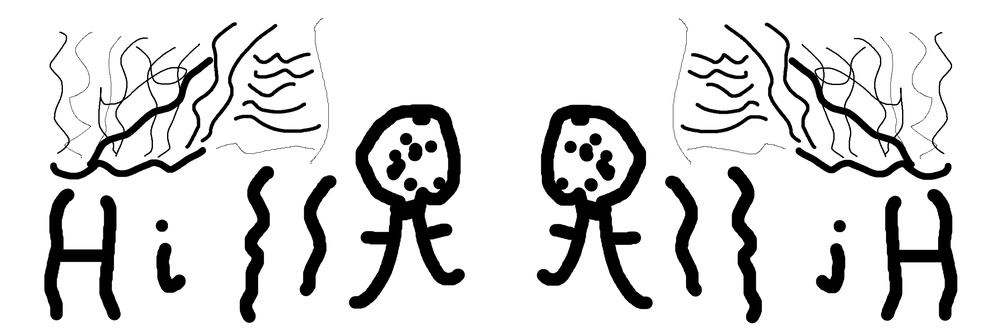
#> input picture Full_reflect_img.png, 1000 x 333 px, shrunk from 2400 x 799 before the run
$ python compare_reflections.py Full_reflect_img.png
#> lines starting #> are read from the running program, lines starting #| are printed output that depends on the picture; after the words box and inside, x2 and y2 are one past the last pixel; in counts of white or black regions, pixels touching at a corner belong together
### create_mask.py

import cv2
import numpy as np
from skimage import io, util
from skimage.filters import threshold_otsu
import argparse
import os

def create_mask(image_path, side):
    """
    Loads an image, applies adaptive equalization, crops to the specified side,
    and creates a binary mask of the vertical feature.
    Returns the mask as a NumPy array.
    """
    # Load the image
    img = cv2.imread(image_path, cv2.IMREAD_GRAYSCALE)
    if img is None:
        print(f"Error: Could not load image from {image_path}")
        return None

    # Adjust contrast and brightness
    adjusted = cv2.convertScaleAbs(img, alpha=1.1, beta=-10)

    # Apply adaptive equalization
    clahe = cv2.createCLAHE(clipLimit=4.0, tileGridSize=(8,8))
    img_eq = clahe.apply(adjusted)

    # Crop the specified side of the image
    height, width = img.shape
    if side == 'left':
        cropped_side = img_eq[:, :width//2]
    elif side == 'right':
        cropped_side = img_eq[:, width//2:]
    else:
        print("Error: Invalid side specified. Choose 'left' or 'right'.")
        return None

    # Threshold the image to create a mask
    thresh = threshold_otsu(cropped_side)
    mask = cropped_side > thresh
    return util.img_as_ubyte(mask)

# [12 lines that do not run on import are left out]

### compare_reflections.py

import numpy as np
import cv2
import argparse
from create_mask import create_mask

def dice_coefficient(mask1, mask2):
    """Calculates the Dice similarity coefficient between two binary masks."""
    # Ensure masks are boolean
    mask1 = mask1.astype(bool)
    mask2 = mask2.astype(bool)

    intersection = np.sum(mask1 & mask2)
    total = np.sum(mask1) + np.sum(mask2)

    if total == 0:
        return 1.0  # Both masks are empty, perfect match

    return 2. * intersection / total

if __name__ == "__main__":
    parser = argparse.ArgumentParser(description='Compare reflections in an image by flipping and comparing masks.')
    parser.add_argument('image_path', type=str, help='The path to the input image.')
    args = parser.parse_args()

    # Generate left and right masks
    left_mask = create_mask(args.image_path, 'left')
#> in create_mask, img is the input picture: shape (333, 1000); min 0, max 255, mean 219.5
#> in create_mask, `img_eq = clahe.apply(adjusted)`:
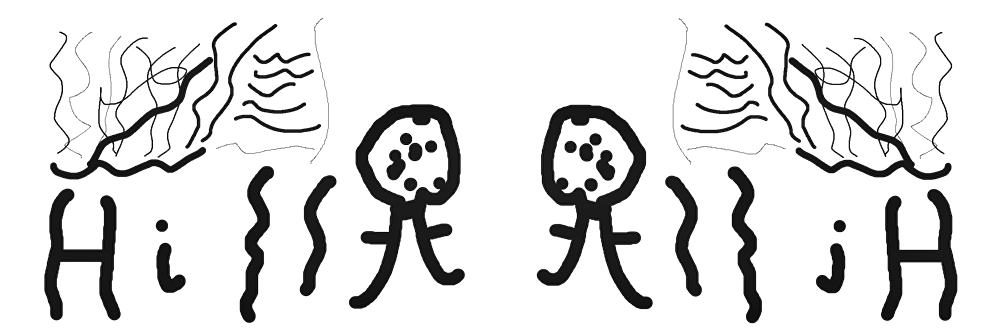
#> img_eq: shape (333, 1000); min 1, max 255, mean 222.4
#> in create_mask, `cropped_side = img_eq[:, :width//2]`:
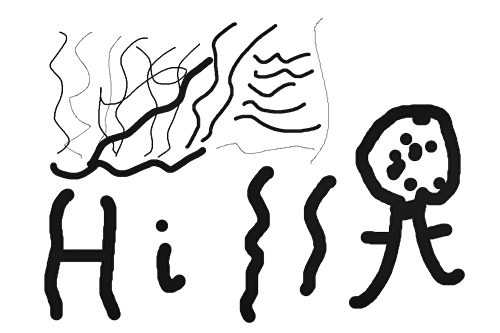
#> cropped_side: shape (333, 500); min 1, max 255, mean 222.4
#> in create_mask, `thresh = threshold_otsu(cropped_side)`: thresh = 141
#> in create_mask, `mask = cropped_side > thresh`:
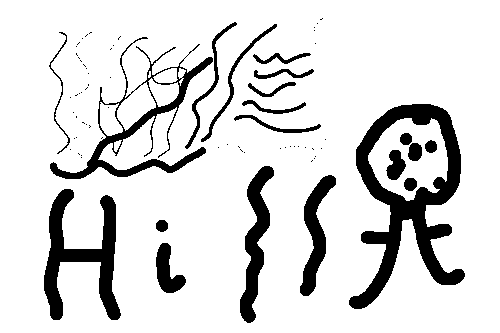
#> mask: shape (333, 500) bool; 86.1% white; 76 black regions (56 under 20 px), largest, box (x1, y1, x2, y2) and area: (349, 104, 465, 309) 7652, (44, 189, 121, 320) 3895, (50, 37, 213, 179) 3238
    right_mask = create_mask(args.image_path, 'right')
#> call 2 of create_mask, with image_path = 'Full_reflect_img.png', side = 'right'
#> in create_mask (call 2), `cropped_side = img_eq[:, width//2:]`:
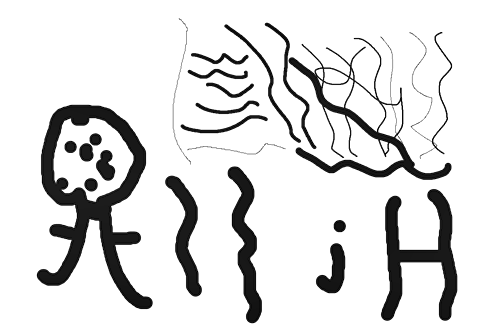
#> cropped_side: shape (333, 500); min 1, max 255, mean 222.4
#> in create_mask (call 2), `mask = cropped_side > thresh`:
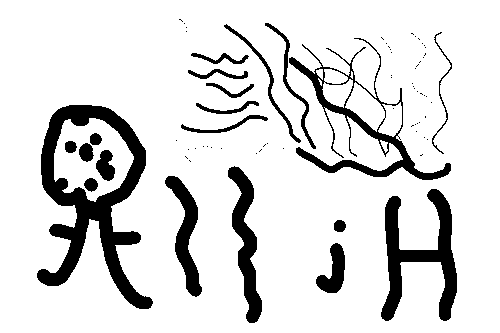
#> mask: shape (333, 500) bool; 86.2% white; 74 black regions (54 under 20 px), largest, box (x1, y1, x2, y2) and area: (37, 105, 153, 309) 7657, (381, 189, 457, 321) 3805, (289, 38, 451, 180) 3228

    if left_mask is not None and right_mask is not None:
        # Flip the left mask horizontally
        flipped_left_mask = cv2.flip(left_mask, 1)
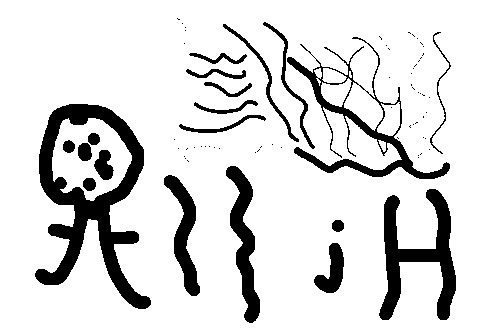
#> flipped_left_mask: shape (333, 500); 86.1% white; 76 black regions (56 under 20 px), largest, box (x1, y1, x2, y2) and area: (35, 104, 151, 309) 7652, (379, 189, 456, 320) 3895, (287, 37, 450, 179) 3238

        # Calculate the Dice similarity coefficient
        dice_score = dice_coefficient(flipped_left_mask, right_mask)
#> in dice_coefficient, `intersection = np.sum(mask1 & mask2)`: intersection = 139832
#> in dice_coefficient, `total = np.sum(mask1) + np.sum(mask2)`: total = 286723
#> dice_score = 0.975

        print(f"Dice Similarity Score: {dice_score:.4f}")
#| Dice Similarity Score: 0.9754
